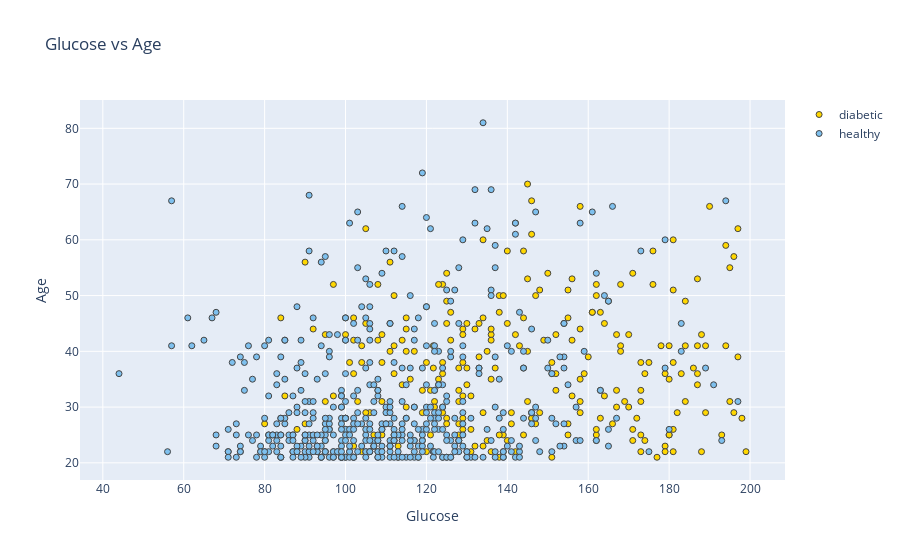
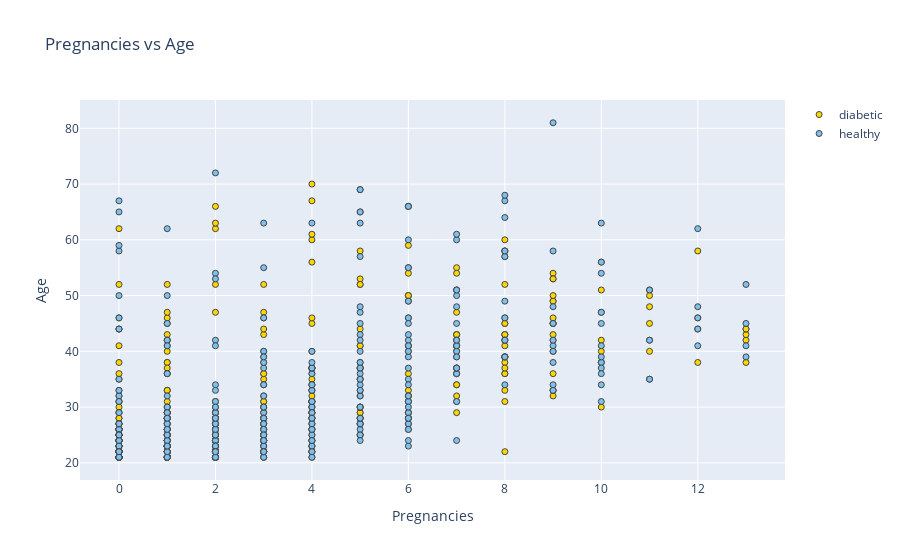
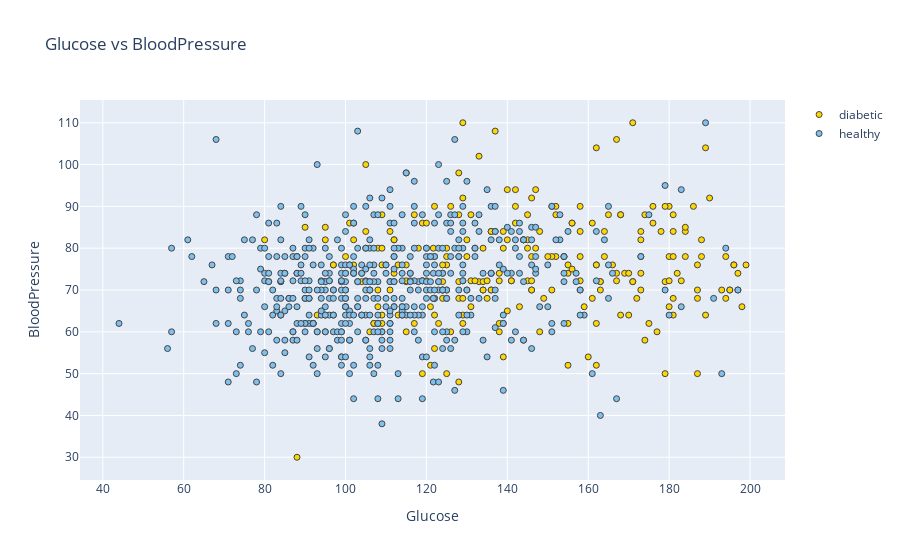
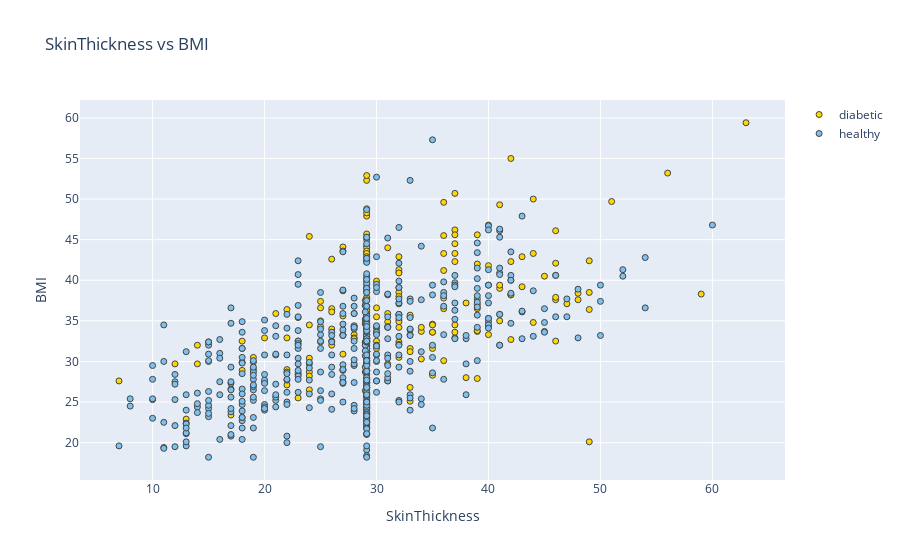

The notebook cell these images were saved under, in order:
### Markdown cell above
#  Diabetes prediction using KNN classfier

### Code cell
# Run this cell to get preprocessed data
%run Data_loader_and_preprocessed.ipynb

### Figure 1 — Plotly figure (JSON) as saved in the notebook; plotly's stock layout.template omitted (floating-point values rounded to 4 significant figures; data arrays with more than 128 entries replaced by an {"elided": "..."} marker saying what was removed)
{"data": [{"marker": {"color": "#FFD700", "line": {"width": 1}}, "mode": "markers", "name": "diabetic", "type": "scatter", "x": {"elided": "253 float values"}, "y": {"elided": "253 int values"}}, {"marker": {"color": "#7EC0EE", "line": {"width": 1}}, "mode": "markers", "name": "healthy", "type": "scatter", "x": {"elided": "491 float values"}, "y": {"elided": "491 int values"}}], "layout": {"title": {"text": "Glucose vs Age"}, "xaxis": {"title": {"text": "Glucose"}, "zeroline": false}, "yaxis": {"title": {"text": "Age"}, "zeroline": false}}}

### Figure 2 — Plotly figure (JSON) as saved in the notebook; plotly's stock layout.template omitted (floating-point values rounded to 4 significant figures; data arrays with more than 128 entries replaced by an {"elided": "..."} marker saying what was removed)
{"data": [{"marker": {"color": "#FFD700", "line": {"width": 1}}, "mode": "markers", "name": "diabetic", "type": "scatter", "x": {"elided": "253 int values"}, "y": {"elided": "253 int values"}}, {"marker": {"color": "#7EC0EE", "line": {"width": 1}}, "mode": "markers", "name": "healthy", "type": "scatter", "x": {"elided": "491 int values"}, "y": {"elided": "491 int values"}}], "layout": {"title": {"text": "Pregnancies vs Age"}, "xaxis": {"title": {"text": "Pregnancies"}, "zeroline": false}, "yaxis": {"title": {"text": "Age"}, "zeroline": false}}}

### Figure 3 — Plotly figure (JSON) as saved in the notebook; plotly's stock layout.template omitted (floating-point values rounded to 4 significant figures; data arrays with more than 128 entries replaced by an {"elided": "..."} marker saying what was removed)
{"data": [{"marker": {"color": "#FFD700", "line": {"width": 1}}, "mode": "markers", "name": "diabetic", "type": "scatter", "x": {"elided": "253 float values"}, "y": {"elided": "253 float values"}}, {"marker": {"color": "#7EC0EE", "line": {"width": 1}}, "mode": "markers", "name": "healthy", "type": "scatter", "x": {"elided": "491 float values"}, "y": {"elided": "491 float values"}}], "layout": {"title": {"text": "Glucose vs BloodPressure"}, "xaxis": {"title": {"text": "Glucose"}, "zeroline": false}, "yaxis": {"title": {"text": "BloodPressure"}, "zeroline": false}}}

### Figure 4 — Plotly figure (JSON) as saved in the notebook; plotly's stock layout.template omitted (floating-point values rounded to 4 significant figures; data arrays with more than 128 entries replaced by an {"elided": "..."} marker saying what was removed)
{"data": [{"marker": {"color": "#FFD700", "line": {"width": 1}}, "mode": "markers", "name": "diabetic", "type": "scatter", "x": {"elided": "253 float values"}, "y": {"elided": "253 float values"}}, {"marker": {"color": "#7EC0EE", "line": {"width": 1}}, "mode": "markers", "name": "healthy", "type": "scatter", "x": {"elided": "491 float values"}, "y": {"elided": "491 float values"}}], "layout": {"title": {"text": "SkinThickness vs BMI"}, "xaxis": {"title": {"text": "SkinThickness"}, "zeroline": false}, "yaxis": {"title": {"text": "BMI"}, "zeroline": false}}}
